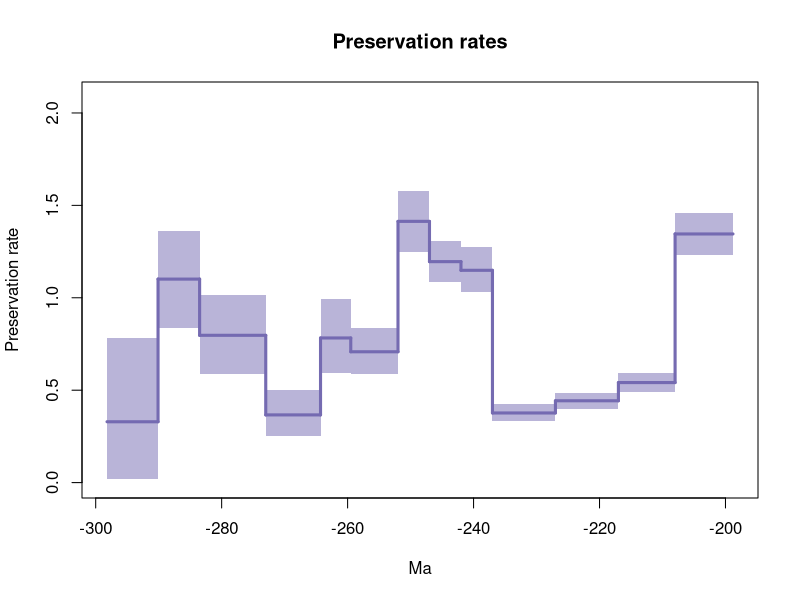

Write the R code that produced this figure.
# Load required library
library(scales)

# Set the correct working directory
setwd("C:/Users/SimoesLabAdmin/Documents/BDNN_Arielli/reptilia/pyrate_mcmc_logs/covar2")

# Print current working directory
print(paste("Current working directory:", getwd()))

# Attempt to create PDF
tryCatch({
  pdf(file='Reptilia_cleaned_pyrate_input_1_200_run_1_COVhp_BDS_mcmc_RTT_Qrates.pdf', width=0.6*9, height=0.6*7)
  
  age = c(-298.1992379827224, -290.1)
  Q_mean = 0.32926682968043
  Q_hpd_m = 0.016961011401898124
  Q_hpd_M = 0.7804604758962235
  plot(age,age,type = 'n', ylim = c(0, 2.084109494484484), xlim = c(-298.1992379827224,-198.8111385297757), ylab = 'Preservation rate', xlab = 'Ma',main='Preservation rates' )
  segments(x0=age[1], y0 = Q_mean, x1 = age[2], y1 = Q_mean, col = "#756bb1", lwd=3)
  polygon( c(age, rev(age)), c(Q_hpd_m, Q_hpd_m, Q_hpd_M, Q_hpd_M), col = alpha("#756bb1",0.5), border = NA)
  
  age = c(-290.1, -283.5)
  Q_mean = 1.1011242128301717
  Q_hpd_m = 0.8353225178545559
  Q_hpd_M = 1.3630158056232016
  segments(x0=age[1], y0 = 0.32926682968043, x1 = age[1], y1 = Q_mean, col = "#756bb1", lwd=3)
  segments(x0=age[1], y0 = Q_mean, x1 = age[2], y1 = Q_mean, col = "#756bb1", lwd=3)
  polygon( c(age, rev(age)), c(Q_hpd_m, Q_hpd_m, Q_hpd_M, Q_hpd_M), col = alpha("#756bb1",0.5), border = NA)
  
  age = c(-283.5, -273.0)
  Q_mean = 0.7968341322822939
  Q_hpd_m = 0.5873208829844433
  Q_hpd_M = 1.0130243244581154
  segments(x0=age[1], y0 = 1.1011242128301717, x1 = age[1], y1 = Q_mean, col = "#756bb1", lwd=3)
  segments(x0=age[1], y0 = Q_mean, x1 = age[2], y1 = Q_mean, col = "#756bb1", lwd=3)
  polygon( c(age, rev(age)), c(Q_hpd_m, Q_hpd_m, Q_hpd_M, Q_hpd_M), col = alpha("#756bb1",0.5), border = NA)
  
  age = c(-273.0, -264.3)
  Q_mean = 0.3662395352684808
  Q_hpd_m = 0.251364601084303
  Q_hpd_M = 0.49902706439962835
  segments(x0=age[1], y0 = 0.7968341322822939, x1 = age[1], y1 = Q_mean, col = "#756bb1", lwd=3)
  segments(x0=age[1], y0 = Q_mean, x1 = age[2], y1 = Q_mean, col = "#756bb1", lwd=3)
  polygon( c(age, rev(age)), c(Q_hpd_m, Q_hpd_m, Q_hpd_M, Q_hpd_M), col = alpha("#756bb1",0.5), border = NA)
  
  age = c(-264.3, -259.5)
  Q_mean = 0.7824927041823279
  Q_hpd_m = 0.591243721401363
  Q_hpd_M = 0.9933203967935882
  segments(x0=age[1], y0 = 0.3662395352684808, x1 = age[1], y1 = Q_mean, col = "#756bb1", lwd=3)
  segments(x0=age[1], y0 = Q_mean, x1 = age[2], y1 = Q_mean, col = "#756bb1", lwd=3)
  polygon( c(age, rev(age)), c(Q_hpd_m, Q_hpd_m, Q_hpd_M, Q_hpd_M), col = alpha("#756bb1",0.5), border = NA)
  
  age = c(-259.5, -252.0)
  Q_mean = 0.7078985765709291
  Q_hpd_m = 0.5856194715746459
  Q_hpd_M = 0.8375583649363519
  segments(x0=age[1], y0 = 0.7824927041823279, x1 = age[1], y1 = Q_mean, col = "#756bb1", lwd=3)
  segments(x0=age[1], y0 = Q_mean, x1 = age[2], y1 = Q_mean, col = "#756bb1", lwd=3)
  polygon( c(age, rev(age)), c(Q_hpd_m, Q_hpd_m, Q_hpd_M, Q_hpd_M), col = alpha("#756bb1",0.5), border = NA)
  
  age = c(-252.0, -247.0)
  Q_mean = 1.4132595888993194
  Q_hpd_m = 1.2471816636119377
  Q_hpd_M = 1.579756177164562
  segments(x0=age[1], y0 = 0.7078985765709291, x1 = age[1], y1 = Q_mean, col = "#756bb1", lwd=3)
  segments(x0=age[1], y0 = Q_mean, x1 = age[2], y1 = Q_mean, col = "#756bb1", lwd=3)
  polygon( c(age, rev(age)), c(Q_hpd_m, Q_hpd_m, Q_hpd_M, Q_hpd_M), col = alpha("#756bb1",0.5), border = NA)
  
  age = c(-247.0, -242.0)
  Q_mean = 1.1954849846456774
  Q_hpd_m = 1.0838767416536408
  Q_hpd_M = 1.309199303119841
  segments(x0=age[1], y0 = 1.4132595888993194, x1 = age[1], y1 = Q_mean, col = "#756bb1", lwd=3)
  segments(x0=age[1], y0 = Q_mean, x1 = age[2], y1 = Q_mean, col = "#756bb1", lwd=3)
  polygon( c(age, rev(age)), c(Q_hpd_m, Q_hpd_m, Q_hpd_M, Q_hpd_M), col = alpha("#756bb1",0.5), border = NA)
  
  age = c(-242.0, -237.0)
  Q_mean = 1.1485673601911102
  Q_hpd_m = 1.030296644739074
  Q_hpd_M = 1.2754668131254963
  segments(x0=age[1], y0 = 1.1954849846456774, x1 = age[1], y1 = Q_mean, col = "#756bb1", lwd=3)
  segments(x0=age[1], y0 = Q_mean, x1 = age[2], y1 = Q_mean, col = "#756bb1", lwd=3)
  polygon( c(age, rev(age)), c(Q_hpd_m, Q_hpd_m, Q_hpd_M, Q_hpd_M), col = alpha("#756bb1",0.5), border = NA)
  
  age = c(-237.0, -227.0)
  Q_mean = 0.376840104586892
  Q_hpd_m = 0.33109966903520555
  Q_hpd_M = 0.4231516637486287
  segments(x0=age[1], y0 = 1.1485673601911102, x1 = age[1], y1 = Q_mean, col = "#756bb1", lwd=3)
  segments(x0=age[1], y0 = Q_mean, x1 = age[2], y1 = Q_mean, col = "#756bb1", lwd=3)
  polygon( c(age, rev(age)), c(Q_hpd_m, Q_hpd_m, Q_hpd_M, Q_hpd_M), col = alpha("#756bb1",0.5), border = NA)
  
  age = c(-227.0, -217.0)
  Q_mean = 0.4427199680443649
  Q_hpd_m = 0.3986803339251009
  Q_hpd_M = 0.4836550533237196
  segments(x0=age[1], y0 = 0.376840104586892, x1 = age[1], y1 = Q_mean, col = "#756bb1", lwd=3)
  segments(x0=age[1], y0 = Q_mean, x1 = age[2], y1 = Q_mean, col = "#756bb1", lwd=3)
  polygon( c(age, rev(age)), c(Q_hpd_m, Q_hpd_m, Q_hpd_M, Q_hpd_M), col = alpha("#756bb1",0.5), border = NA)
  
  age = c(-217.0, -208.0)
  Q_mean = 0.5412079141310667
  Q_hpd_m = 0.4927844608292977
  Q_hpd_M = 0.5941909317005128
  segments(x0=age[1], y0 = 0.4427199680443649, x1 = age[1], y1 = Q_mean, col = "#756bb1", lwd=3)
  segments(x0=age[1], y0 = Q_mean, x1 = age[2], y1 = Q_mean, col = "#756bb1", lwd=3)
  polygon( c(age, rev(age)), c(Q_hpd_m, Q_hpd_m, Q_hpd_M, Q_hpd_M), col = alpha("#756bb1",0.5), border = NA)
  
  age = c(-208.0, -198.8111385297757)
  Q_mean = 1.345392123412924
  Q_hpd_m = 1.2321422414909502
  Q_hpd_M = 1.461361368299349
  segments(x0=age[1], y0 = 0.5412079141310667, x1 = age[1], y1 = Q_mean, col = "#756bb1", lwd=3)
  segments(x0=age[1], y0 = Q_mean, x1 = age[2], y1 = Q_mean, col = "#756bb1", lwd=3)
  polygon( c(age, rev(age)), c(Q_hpd_m, Q_hpd_m, Q_hpd_M, Q_hpd_M), col = alpha("#756bb1",0.5), border = NA)
  
  # Close the PDF device
  dev.off()
  
  print("PDF created successfully!")
}, error = function(e) {
  print(paste("An error occurred:", e$message))
}, finally = {
  # Make sure to close the PDF device if it's open
  if (dev.cur() > 1) dev.off()
})

# Print the list of files in the current directory
print("Files in the current directory:")
print(list.files())